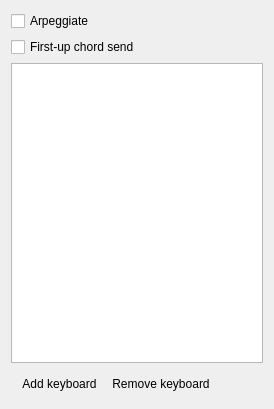
<?xml version="1.0" encoding="UTF-8"?>
<ui version="4.0">
 <class>KeyboardWidget</class>
 <widget class="QWidget" name="KeyboardWidget">
  <property name="geometry">
   <rect>
    <x>0</x>
    <y>0</y>
    <width>274</width>
    <height>390</height>
   </rect>
  </property>
  <property name="windowTitle">
   <string notr="true"/>
  </property>
  <layout class="QGridLayout">
   <item row="1" column="0">
    <widget class="QCheckBox" name="first_up_chord_send">
     <property name="toolTip">
      <string>When the first key in a chord is released, the chord is sent.
If the key is pressed and released again, another chord is sent.</string>
     </property>
     <property name="text">
      <string>First-up chord send</string>
     </property>
    </widget>
   </item>
   <item row="0" column="0">
    <widget class="QCheckBox" name="arpeggiate">
     <property name="sizePolicy">
      <sizepolicy hsizetype="Minimum" vsizetype="Minimum">
       <horstretch>0</horstretch>
       <verstretch>0</verstretch>
      </sizepolicy>
     </property>
     <property name="text">
      <string>Arpeggiate</string>
     </property>
    </widget>
   </item>
   <item row="2" column="0">
    <widget class="QTableWidget" name="configKeyboards">
     <property name="minimumSize">
      <size>
       <width>0</width>
       <height>300</height>
      </size>
     </property>
     <attribute name="horizontalHeaderStretchLastSection">
      <bool>true</bool>
     </attribute>
     <attribute name="verticalHeaderVisible">
      <bool>false</bool>
     </attribute>
    </widget>
   </item>
   <item row="3" column="0">
    <widget class="QToolBar" name="toolBar">
     <property name="windowTitle">
      <string>toolBar</string>
     </property>
     <addaction name="action_AddKeyboard"/>
     <addaction name="action_RemoveKeyboard"/>
    </widget>
   </item>
  </layout>
  <action name="action_AddKeyboard">
   <property name="icon">
    <iconset resource="resources/resources.qrc">
     <normaloff>:/add.svg</normaloff>:/add.svg</iconset>
   </property>
   <property name="text">
    <string>Add keyboard</string>
   </property>
   <property name="toolTip">
    <string>Add keyboard</string>
   </property>
  </action>
  <action name="action_RemoveKeyboard">
   <property name="icon">
    <iconset resource="resources/resources.qrc">
     <normaloff>:/remove.svg</normaloff>:/remove.svg</iconset>
   </property>
   <property name="text">
    <string>Remove keyboard</string>
   </property>
  </action>
 </widget>
 <resources>
  <include location="resources/resources.qrc"/>
 </resources>
 <connections>
  <connection>
   <sender>arpeggiate</sender>
   <signal>clicked(bool)</signal>
   <receiver>KeyboardWidget</receiver>
   <slot>update_arpeggiate(bool)</slot>
   <hints>
    <hint type="sourcelabel">
     <x>56</x>
     <y>17</y>
    </hint>
    <hint type="destinationlabel">
     <x>56</x>
     <y>17</y>
    </hint>
   </hints>
  </connection>
  <connection>
   <sender>first_up_chord_send</sender>
   <signal>clicked(bool)</signal>
   <receiver>KeyboardWidget</receiver>
   <slot>update_first_up_chord_send(bool)</slot>
   <hints>
    <hint type="sourcelabel">
     <x>79</x>
     <y>46</y>
    </hint>
    <hint type="destinationlabel">
     <x>79</x>
     <y>32</y>
    </hint>
   </hints>
  </connection>
  <connection>
   <sender>action_AddKeyboard</sender>
   <signal>triggered()</signal>
   <receiver>KeyboardWidget</receiver>
   <slot>on_add_keyboard()</slot>
   <hints>
    <hint type="sourcelabel">
     <x>-1</x>
     <y>-1</y>
    </hint>
    <hint type="destinationlabel">
     <x>136</x>
     <y>118</y>
    </hint>
   </hints>
  </connection>
  <connection>
   <sender>action_RemoveKeyboard</sender>
   <signal>triggered()</signal>
   <receiver>KeyboardWidget</receiver>
   <slot>on_remove_keyboard()</slot>
   <hints>
    <hint type="sourcelabel">
     <x>-1</x>
     <y>-1</y>
    </hint>
    <hint type="destinationlabel">
     <x>136</x>
     <y>118</y>
    </hint>
   </hints>
  </connection>
  <connection>
   <sender>configKeyboards</sender>
   <signal>cellChanged(int,int)</signal>
   <receiver>KeyboardWidget</receiver>
   <slot>on_cell_changed(int,int)</slot>
   <hints>
    <hint type="sourcelabel">
     <x>136</x>
     <y>131</y>
    </hint>
    <hint type="destinationlabel">
     <x>136</x>
     <y>118</y>
    </hint>
   </hints>
  </connection>
 </connections>
 <slots>
  <slot>update_arpeggiate(bool)</slot>
  <slot>update_first_up_chord_send(bool)</slot>
  <slot>on_add_keyboard()</slot>
  <slot>on_remove_keyboard()</slot>
  <slot>on_cell_changed(int,int)</slot>
 </slots>
</ui>
